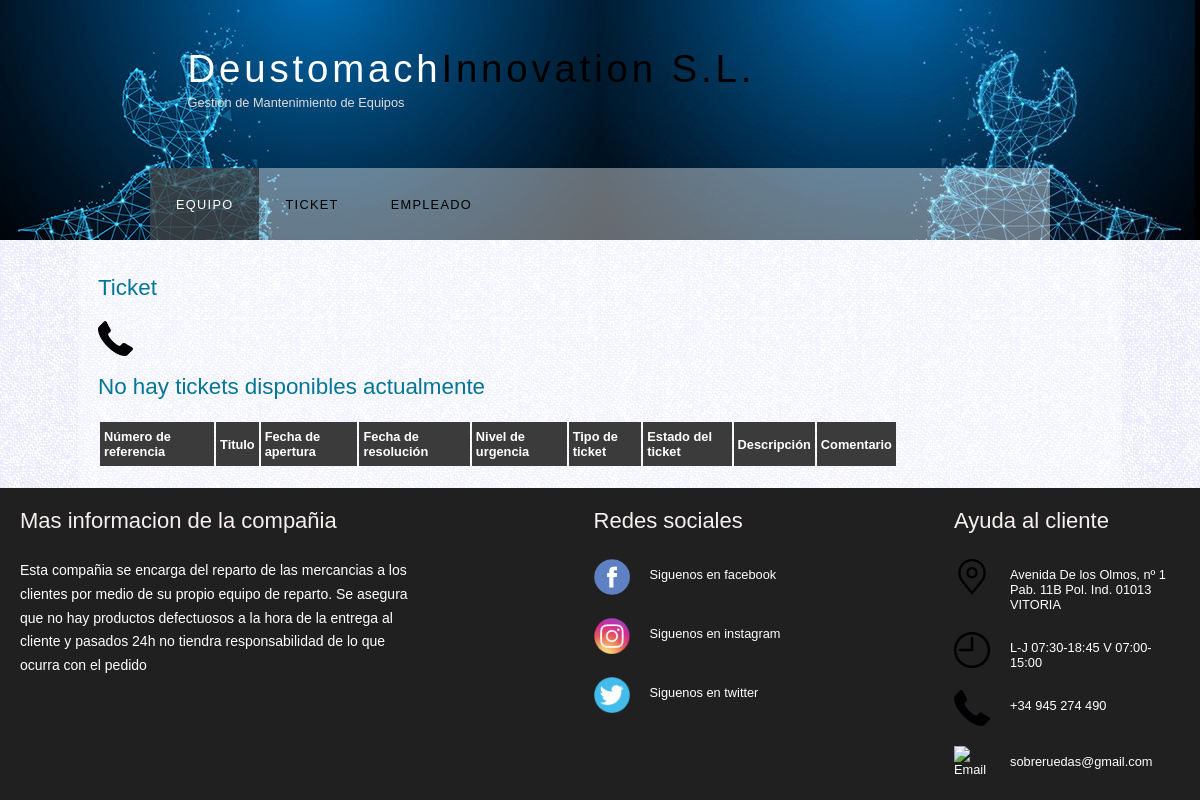
/myapp/listaTicket/, run on an earlier commit of the app's database.
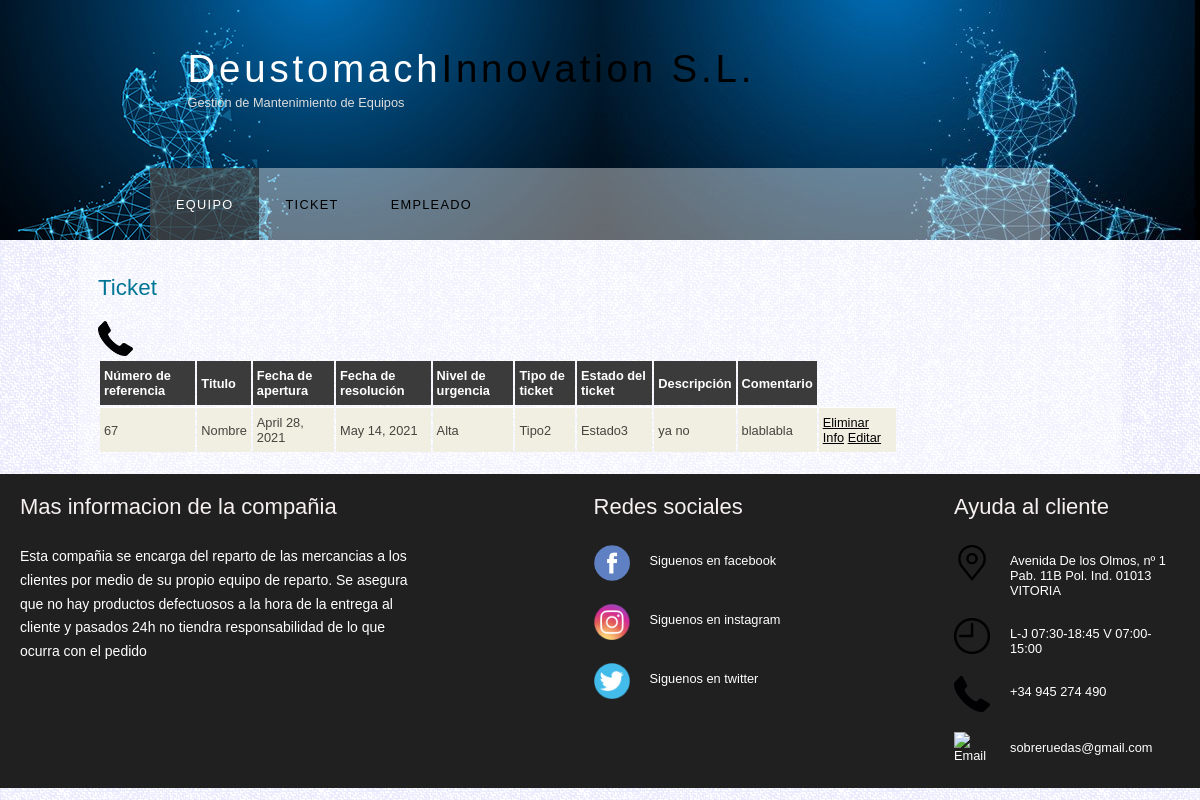
And on a later commit of the database.
### myapp/models.py (models this page shows)
class Ticket(models.Model):
   numeroreferencia = models.IntegerField(default=0)
   titulo = models.CharField(max_length =50)
   descripcion = models.TextField(max_length =1000)
   fecha_apertura = models.DateField()
   fecha_resolucion = models.DateField()
   nivel_urgencia = models.CharField(max_length = 50)
   tipo_ticket = models.CharField(max_length=50)
   estado_ticket = models.CharField(max_length=50)
   comentario = models.TextField(max_length =1000)
   FK_Equipo_ID = models.ForeignKey(Equipo, on_delete=models.CASCADE)
   FK_Empleado_ID = models.ForeignKey(Empleado, on_delete=models.CASCADE)

### myapp/views.py (the view)
# urls.py: path('listaTicket/', TicketListView.as_view(), name='ListaTicket'),
class TicketListView(ListView):
    model = Ticket
    template_name = 'listaTicket.html'

### myapp/templates/listaTicket.html
{% extends 'base.html' %}
{% load static %}
{% block main %}
      <div id="contenido">
        <h1>Ticket</h1>
        <a href="http://127.0.0.1:8000/myapp/createTicket/" class="crear" > <img src="{% static 'imagenes/telefono.png' %}" width="35px"></a>
        <table>
          <thead>
            <tr>
                <th class="cabecera">Número de referencia</th>
                <th class="cabecera">Titulo</th>
                <th class="cabecera">Fecha de apertura</th>
                <th class="cabecera">Fecha de resolución</th>
                <th class="cabecera">Nivel de urgencia</th>
                <th class="cabecera">Tipo de ticket</th>
                <th class="cabecera">Estado del ticket</th>
                <th class="cabecera">Descripción</th>
                <th class="cabecera">Comentario</th>
            </tr>
        </thead>
        <tbody>
            {% if object_list %}
            {% for ticket in object_list %}
            <tr>
                <td>{{ ticket.numeroreferencia }}</td>
                <td>{{ ticket.titulo}}</td>
                <td>{{ ticket.fecha_apertura }}</td>
                <td>{{ ticket.fecha_resolucion }}</td>
                <td>{{ ticket.nivel_urgencia }}</td>
                <td>{{ ticket.tipo_ticket }}</td>
                <td>{{ ticket.estado_ticket }}</td>
                <td>{{ ticket.descripcion }}</td>
                <td>{{ ticket.comentario }}</td>
                <td><a href="{% url 'reto:DeleteTicket' ticket.id %}">Eliminar</a>
                  <a href="{% url 'reto:DetailTicket' ticket.id %}">Info</a>
                  <a href="{% url 'reto:UpdateTicket' ticket.id %}">Editar</a>
                </td>
            </tr>
            {% endfor %}
            {% else %}
            <h1>No hay tickets disponibles actualmente</h1>
            {% endif %}
        </tbody>
        </table>
      </div>
{% endblock %}

What changed in the data, as far as the page shows it:
added Ticket: numeroreferencia "67", titulo "Nombre", fecha_apertura "April 28, 2021", fecha_resolucion "May 14, 2021", nivel_urgencia "Alta", tipo_ticket "Tipo2", estado_ticket "Estado3", descripcion "ya no", comentario "blablabla"
Also different on the page:
text no longer shown: "No hay tickets disponibles actualmente"
